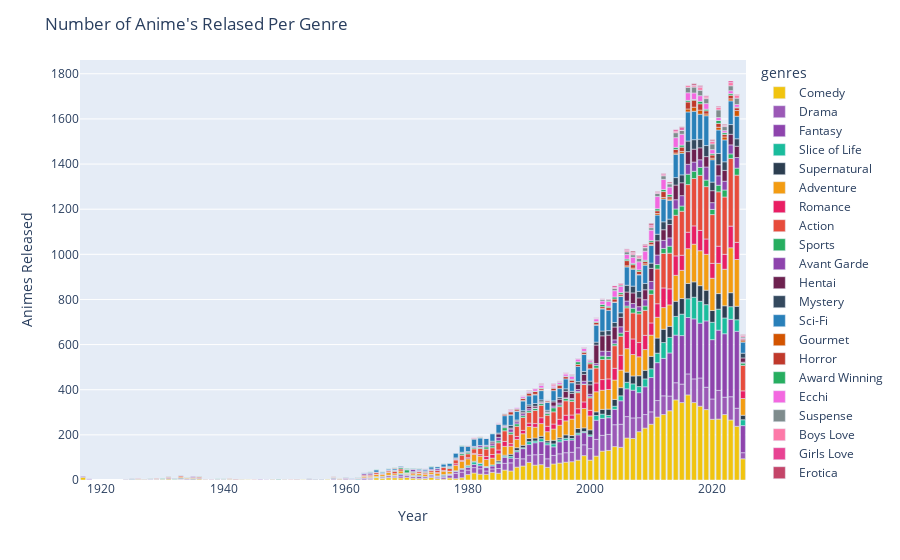

Notebook code cell kept with this figure:
### Markdown cell above
### Bar charat of number of animes per genres every year

### Code cell
d1 = genres_exploded.groupby('year')['genres'].value_counts() # Counting amount of genres released per year
d1 =  d1.reset_index() 
d1 = d1.rename(columns={"count": "num_genre_released"})

fig = go.Figure(px.bar(d1, x='year', y='num_genre_released', color='genres', color_discrete_map=COLOR_GENRES))
fig.update_layout(
    xaxis_title=dict(text="Year"),
    yaxis_title=dict(text="Animes Released"),
    title=dict(text="Number of Anime's Relased Per Genre")
)

fig.show()
